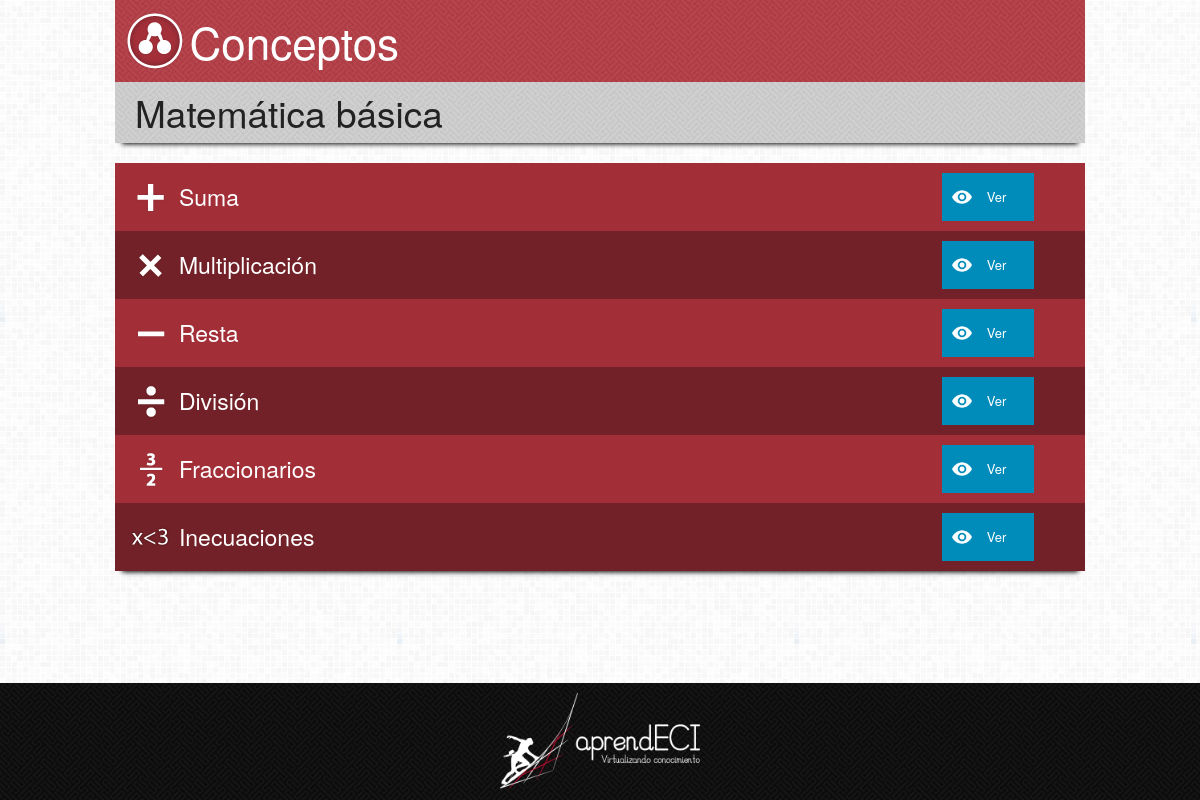
/aprendeci/conceptos/2/, run on the app's committed database.
### Aprendeci/models.py (models this page shows, shortened)
class Grafo(models.Model):
    nombre = models.CharField(max_length=100)
    descripcion = models.CharField(max_length=500)
    grafoPadre = models.ForeignKey("self", blank=True, null=True)

class Concepto(models.Model):
    nombre = models.CharField(max_length=100)
    descripcion = models.CharField(max_length=500)
    fecha_creacion = models.DateTimeField(auto_now_add=True, editable=False)
    imagen = models.ImageField(upload_to="img/icons/conceptos")
    requisitos = models.ManyToManyField("self", symmetrical=False, blank=True)
    x = models.IntegerField(default=0)
    y = models.IntegerField(default=0)
    grafo = models.ForeignKey(Grafo, blank=True)

### Aprendeci/views.py (the view)
# urls.py: url(r'^conceptos/(?P<id>[0-9]+)/$', views.ConceptosGrafoView.as_view(), name='conceptos'),
class ConceptosGrafoView(ListView, LoginRequiredMixin):
    context_object_name = "concepto_list"
    model = Concepto
    template_name = "Aprendeci/grafo/conceptos.html"
    def get_context_data(self, **kwargs):
        context = super(ConceptosGrafoView, self).get_context_data(**kwargs)
        context['grafo_id'] = self.kwargs['id']
        context['grafo_nombre'] = Grafo.objects.get(pk=self.kwargs['id']).nombre
        return context
    def get_queryset(self):
        grafo_id = self.kwargs['id']
        return Concepto.objects.filter(grafo=grafo_id)

### Aprendeci/templates/Aprendeci/grafo/conceptos.html (shortened to what this page needs)
{% extends "Aprendeci/grafo/grafos.html" %}
{% load staticfiles %}
{% load django_bootstrap_breadcrumbs %}
{% block styles %}
    <link rel="stylesheet" href="{% static "css/style.css" %}" />
{% endblock %}
{% block header %}
    <div class="encabezado">
        <img class="icon" alt="grafo" src="{% static "img/icons/grafo.png" %}" />
        <h1>Conceptos</h1>
    </div>
{% endblock %}
{% block content %}
    {% if concepto_list %}
        <div class="title">
            <h2>{{ grafo_nombre }}</h2>
        </div>
        <table class="tablaConceptos">
            <tbody>
            {% for concepto in concepto_list %}
                <tr>
                    <td class="concepto">
                        <img alt="{{ concepto.nombre }}" src="{{ MEDIA_URL }}{{ concepto.imagen }}" />
                        <h4>{{ concepto.nombre }}</h4>
                    </td>
                    <td class="acciones">
                        <a href="{% url 'Aprendeci:concepto' concepto.id %}" class="button small ver">Ver</a>
                    </td>
                </tr>
            {% endfor %}
            </tbody>
        </table>
    {% else %}
        <div class="title">
            <h2>{{ grafo_nombre }}</h2>
            <br />
            <h3>No hay conceptos en el grafo</h3>
        </div>
    {% endif %}
{% endblock %}

### assets/css/style.css (style rules this page uses)
html, body { height: 100%; }
body { background-image: url("../img/bg.png"); padding: 0; margin: 0; }
h1, h2, h3, h4, h5, h6 { display: inline-block; margin: 0; vertical-align: middle; }
h1, h4 { color: #FFF; }
img { display: inline-block; vertical-align: middle; }
.encabezado { background: #A22F38 url("../img/mazeRed.png"); padding: 10px; }
.title { background-image: url("../img/mazeGray.png"); box-shadow: 0 8px 5px -7px #000; margin-bottom: 1.25rem; padding: 5px 20px; }
.button.small { background-position: 10px center; background-repeat: no-repeat; background-size: 20px; margin: 0; padding-left: 45px; }
.ver { background-image: url("../img/icons/eye.png"); }
.tablaConceptos { background-color: #A22F38; border: 0; box-shadow: 0 8px 5px -7px #000; width: 100%; }
.tablaConceptos tr td { color: #FFF; }
.tablaConceptos tr td.concepto { width: 80%; }
.tablaConceptos tr td.acciones { text-align: center; width: 20%; }
.tablaConceptos tr:nth-of-type(2n) { background: rgba(0, 0, 0, 0.3); }

### data on the page
Grafo: nombre "Matemática básica"
Concepto: imagen (picture), nombre "Suma"
Concepto: imagen (picture), nombre "Multiplicación"
Concepto: imagen (picture), nombre "Resta"
Concepto: imagen (picture), nombre "División"
Concepto: imagen (picture), nombre "Fraccionarios"
Concepto: imagen (picture), nombre "Inecuaciones"
